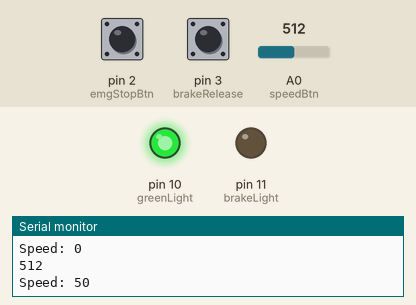
Recording of a sketch running on a simulated Arduino Uno, built with avr-gcc and run on an emulated ATmega328P. Shown: output pins drawn as LEDs (lit = HIGH), the last lines printed to the serial monitor. The inputs (shaded band) are chosen by the test bench; at power-on: pin 2 (emgStopBtn) HIGH, pin 3 (brakeRelease) HIGH, A0 (speedBtn) = 512.

Above: at 6.2 s.
6.3 s: pin 2 (emgStopBtn) pulled LOW for 0.15 s
At 6.6 s:
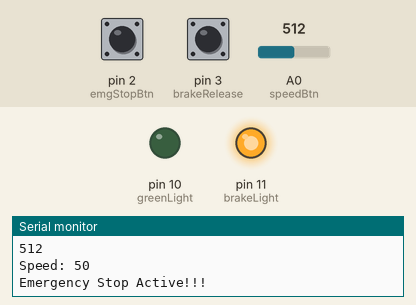
7.9 s: pin 3 (brakeRelease) pulled LOW for 0.15 s
At 9.0 s:
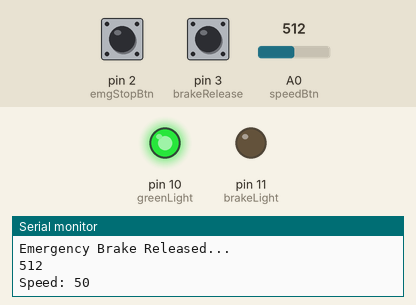
9.5 s: pin 2 (emgStopBtn) pulled LOW for 1 s
At 10.4 s:
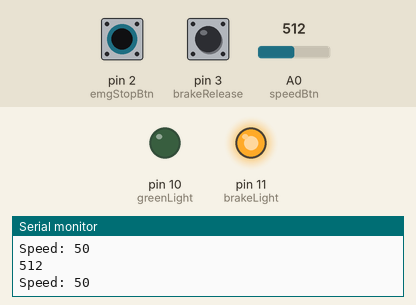
12.0 s: pin 3 (brakeRelease) pulled LOW for 1 s
At 13.3 s:
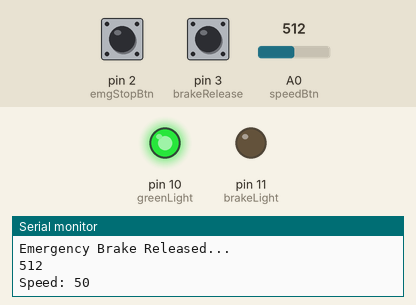
Timing chart, 0 to 15.0 s (numbered marks = the images above; inputs shaded):
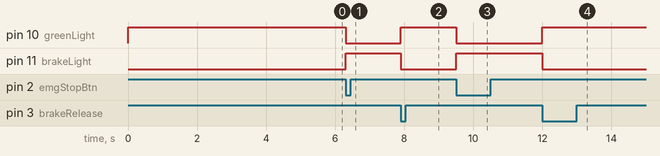

Measured:
- after the input at 6.3 s, pin 10 (greenLight): HIGH → LOW at once; pin 11 (brakeLight): LOW → HIGH at once
- after the input at 7.9 s, pin 10 (greenLight): LOW → HIGH at once; pin 11 (brakeLight): HIGH → LOW at once
- after the input at 9.5 s, pin 10 (greenLight): HIGH → LOW at once; pin 11 (brakeLight): LOW → HIGH at once
- after the input at 12.0 s, pin 10 (greenLight): LOW → HIGH at once; pin 11 (brakeLight): HIGH → LOW at once

The sketch:

GargRailController.ino
```cpp
#include <SoftwareSerial.h>
#include <serLCD.h>

/*
   GargRail Controller
   v0.01b - 2012-02-15

   Changelog:
   - 0.01b: Added debounce via millis in interrupt functions
            Decreased analog read range from 0-1023 to 0-255 by dividing value by 4
   - 0.01a: Added LCD via SoftwareSerial Library
   - 0.01: Initial version
*/


const int speedBtn = 0; // Pin of the speed potentiometer
const int emgStopBtn = 2; // Pin of the emergency stop button
const int brakeRelease = 3; // Pin of the brake release button
const int greenLight = 10; // Pin of the green light
const int brakeLight = 11; // Pin of the red light
const int lcdRx = -1; // Dummy pin since we don't RX back from the LCD
const int lcdTx = 4; // Pin to transmit to LCD via SoftwareSerial
const float speedSamples = 5.0; // Number of samples to take from the speed pot
volatile boolean emgStop = false; // Whether or not an Emergency Stop has been initiated
volatile boolean showMsg = false; // Whether or not we need to add a message for special reasons
volatile boolean brakeOnOff = false; // Whether to show the message about the brake being released
volatile float avgSpeed; // The average speed as computed by the samples
volatile int speed = 0; // Speed of the train
volatile int dispSpeed = 0;
static unsigned long last_loop_time = 0;


serLCD LCD(lcdTx);

void setup() {
    LCD.setBrightness(30);
    LCD.clear();
    Serial.begin(9600);
    Serial.println(" ");
    Serial.println("GargRail Controller v0.0.1b");
    LCD.selectLine(1);
    LCD.print("GargRail v.0.01b");
    LCD.selectLine(2);
    LCD.print("Initializing...");
    pinMode(emgStopBtn, INPUT);
    pinMode(brakeRelease, INPUT);
    pinMode(greenLight, OUTPUT);
    pinMode(brakeLight, OUTPUT);
    digitalWrite(emgStopBtn, HIGH);
    digitalWrite(brakeRelease, HIGH);
    attachInterrupt(0, stopTrain, FALLING);
    attachInterrupt(1, startTrain, FALLING);
    digitalWrite(greenLight, HIGH);
    digitalWrite(brakeLight, LOW);
    delay(3000);
    LCD.clearLine(2);
    LCD.selectLine(2);
    LCD.print("All Systems GO!!");
    delay(2000);
    showSpeed(0);
}

void loop() {
  if (emgStop == true) {
    if (showMsg == true) {
      LCD.clearLine(2);
      LCD.selectLine(2);
      LCD.print("!!!EMG STOP!!!");
      Serial.println("Emergency Stop Active!!!");
    }
    speed = 0;
  }
  else {
    if (brakeOnOff == true) {
      LCD.clearLine(2);
      LCD.selectLine(2);
      LCD.print("Brake Released");
      Serial.println("Emergency Brake Released...");
      brakeOnOff = false;
    }
    unsigned long loop_time = millis();
    if (loop_time - last_loop_time > 500)
    {
        if (avgSpeed != map(analogRead(speedBtn)/4, 0, 255, 0, 100) || showMsg == true) {
          speed = map(analogRead(speedBtn)/4, 0, 255, 0, 100);
          Serial.println(analogRead(speedBtn));
          avgSpeed = 0;
          for (int i=0; i<speedSamples; i++) {
            speed = map(analogRead(speedBtn)/4, 0, 255, 0, 100);
            avgSpeed += speed;
          }
          avgSpeed /= speedSamples;
          showSpeed(avgSpeed);
        }
    }
  }
  showMsg = false;
}

void showSpeed(int speed) {
    Serial.print("Speed: ");
    Serial.println(speed);
    LCD.clearLine(2);
    LCD.selectLine(2);
    LCD.print("   Speed: ");
    LCD.print(speed);
}

void stopTrain() {
  // Serial.print statements don't work in interrupt functions!
  static unsigned long last_interrupt_time = 0;
  unsigned long interrupt_time = millis();
  if (interrupt_time - last_interrupt_time > 200)
  {
    speed = 0;
    //Serial.println(speed);
    digitalWrite(greenLight, LOW);
    digitalWrite(brakeLight, HIGH);
    emgStop = true;
    showMsg = true;
  }
}

void startTrain() {
  static unsigned long last_interrupt_time = 0;
  unsigned long interrupt_time = millis();
  if (interrupt_time - last_interrupt_time > 200)
  {
    speed = map(analogRead(speedBtn)/4, 0, 255, 0, 100);
    //Serial.println(speed);
    emgStop = false;
    showMsg = true;
    brakeOnOff = true;
    digitalWrite(greenLight, HIGH);
    digitalWrite(brakeLight, LOW);
  }
}

/*
void selectLineOne() {
  LCD.print(0xFE, BYTE); // command flag
  LCD.print(128, BYTE); // position
}

void selectLineTwo() {
  LCD.print(0xFE, BYTE); // command flag
  LCD.print(192, BYTE); // position
}

void clearLCD() {
  LCD.print(0xFE, BYTE); // command flag
  LCD.print(0x01, BYTE); // clear command
  delay(50);
}

void backlightLCD() {
  LCD.print(0xFE, BYTE); // command flag
  LCD.print(157, BYTE); // Turn LCD on 100%
}
  */
```
